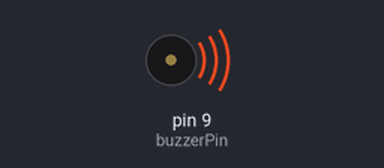
Simulated run of this sketch. Board: Arduino Uno, built with avr-gcc and run on an emulated ATmega328P. Parts: buzzer (waves = sounding). At 15.0 s the program stops and its outputs stay as they are.

Above: at 0.1 s.
At 15.1 s:
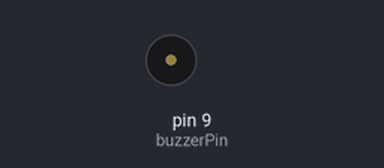
Timing chart, 0 to 16.5 s (numbered marks = the images above):
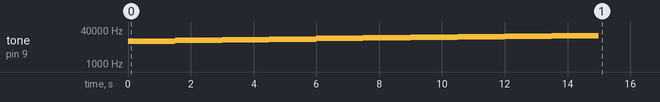

Measured:
- by itself, tone on pin 9 (buzzerPin): plays 12000 Hz for 1.5 s, 13000 Hz for 1.5 s, 14000 Hz for 1.5 s, 15000 Hz for 1.5 s, 16000 Hz for 1.5 s, 17000 Hz for 1.5 s … (10 notes in this stretch)

The sketch:

Speaker-AlteFrequenze.ino
```cpp
const int buzzerPin = 9;    // connect the buzzer to pin 9

void setup() {
  // put your setup code here, to run once:
 pinMode(buzzerPin, OUTPUT);  // sets the  buzzer pin as an OUTPUT
}

void loop() {
  // put your main code here, to run repeatedly:
for(int i=0; i<10; i++ )
{
  switch(i)
  {
    case 0:
      tone(buzzerPin, 12000);
      delay(1500);
      noTone(buzzerPin);
    break;


    case 1:
      tone(buzzerPin, 13000);
      delay(1500);
      noTone(buzzerPin);
    break;


    case 2:
      tone(buzzerPin, 14000);
      delay(1500);
      noTone(buzzerPin);
    break;


    case 3:
      tone(buzzerPin, 15000);
      delay(1500);
      noTone(buzzerPin);
    break;


    case 4:
      tone(buzzerPin, 16000);
      delay(1500);
      noTone(buzzerPin);
    break;


    case 5:
      tone(buzzerPin, 17000);
      delay(1500);
      noTone(buzzerPin);
    break;

    case 6:
      tone(buzzerPin, 18000);
      delay(1500);
      noTone(buzzerPin);
    break;

    case 7:
      tone(buzzerPin, 19000);
      delay(1500);
      noTone(buzzerPin);
    break;

    case 8:
      tone(buzzerPin, 20000);
      delay(1500);
      noTone(buzzerPin);
    break;

    case 9:
      tone(buzzerPin, 21000);
      delay(1500);
      noTone(buzzerPin);
    break;
    }

  }
      while(1)
    {}
}
```
